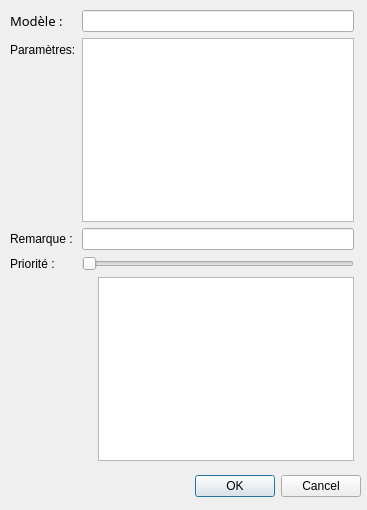
<?xml version="1.0" encoding="UTF-8"?>
<ui version="4.0">
 <class>DialogModelAnalyse</class>
 <widget class="QDialog" name="DialogModelAnalyse">
  <property name="geometry">
   <rect>
    <x>0</x>
    <y>0</y>
    <width>367</width>
    <height>510</height>
   </rect>
  </property>
  <property name="windowTitle">
   <string>OpenVet</string>
  </property>
  <widget class="QDialogButtonBox" name="buttonBox">
   <property name="geometry">
    <rect>
     <x>20</x>
     <y>470</y>
     <width>341</width>
     <height>32</height>
    </rect>
   </property>
   <property name="orientation">
    <enum>Qt::Horizontal</enum>
   </property>
   <property name="standardButtons">
    <set>QDialogButtonBox::Cancel|QDialogButtonBox::Ok</set>
   </property>
  </widget>
  <widget class="QWidget" name="layoutWidget">
   <property name="geometry">
    <rect>
     <x>10</x>
     <y>10</y>
     <width>344</width>
     <height>451</height>
    </rect>
   </property>
   <layout class="QVBoxLayout" name="verticalLayout_ModeleAnalyse">
    <item>
     <layout class="QFormLayout" name="formLayout">
      <item row="0" column="0">
       <widget class="QLabel" name="label_ModelLibele">
        <property name="font">
         <font>
          <family>Sans Serif</family>
          <pointsize>10</pointsize>
         </font>
        </property>
        <property name="text">
         <string>Modèle :</string>
        </property>
        <property name="buddy">
         <cstring>lineEdit_ModeleLibele</cstring>
        </property>
       </widget>
      </item>
      <item row="0" column="1">
       <widget class="QLineEdit" name="lineEdit_ModeleLibele">
        <property name="readOnly">
         <bool>true</bool>
        </property>
       </widget>
      </item>
      <item row="3" column="0">
       <widget class="QLabel" name="label_2">
        <property name="text">
         <string>Remarque :</string>
        </property>
        <property name="buddy">
         <cstring>lineEdit_RemarqueModel</cstring>
        </property>
       </widget>
      </item>
      <item row="3" column="1">
       <widget class="QLineEdit" name="lineEdit_RemarqueModel">
        <property name="maxLength">
         <number>200</number>
        </property>
       </widget>
      </item>
      <item row="4" column="0">
       <widget class="QLabel" name="label_3">
        <property name="text">
         <string>Priorité :</string>
        </property>
        <property name="buddy">
         <cstring>horizontalSlider_Modele</cstring>
        </property>
       </widget>
      </item>
      <item row="4" column="1">
       <widget class="QSlider" name="horizontalSlider_Modele">
        <property name="minimum">
         <number>1</number>
        </property>
        <property name="maximum">
         <number>20</number>
        </property>
        <property name="orientation">
         <enum>Qt::Horizontal</enum>
        </property>
       </widget>
      </item>
      <item row="1" column="1">
       <widget class="QListWidget" name="listWidget_Parametres"/>
      </item>
      <item row="1" column="0">
       <widget class="QLabel" name="label">
        <property name="text">
         <string>Paramètres:</string>
        </property>
       </widget>
      </item>
     </layout>
    </item>
    <item>
     <layout class="QHBoxLayout" name="horizontalLayout">
      <item>
       <spacer name="horizontalSpacer">
        <property name="orientation">
         <enum>Qt::Horizontal</enum>
        </property>
        <property name="sizeHint" stdset="0">
         <size>
          <width>40</width>
          <height>20</height>
         </size>
        </property>
       </spacer>
      </item>
      <item>
       <widget class="QListView" name="listView_Modeles"/>
      </item>
     </layout>
    </item>
   </layout>
  </widget>
 </widget>
 <resources/>
 <connections>
  <connection>
   <sender>buttonBox</sender>
   <signal>accepted()</signal>
   <receiver>DialogModelAnalyse</receiver>
   <slot>accept()</slot>
   <hints>
    <hint type="sourcelabel">
     <x>248</x>
     <y>254</y>
    </hint>
    <hint type="destinationlabel">
     <x>157</x>
     <y>274</y>
    </hint>
   </hints>
  </connection>
  <connection>
   <sender>buttonBox</sender>
   <signal>rejected()</signal>
   <receiver>DialogModelAnalyse</receiver>
   <slot>reject()</slot>
   <hints>
    <hint type="sourcelabel">
     <x>316</x>
     <y>260</y>
    </hint>
    <hint type="destinationlabel">
     <x>286</x>
     <y>274</y>
    </hint>
   </hints>
  </connection>
 </connections>
</ui>
